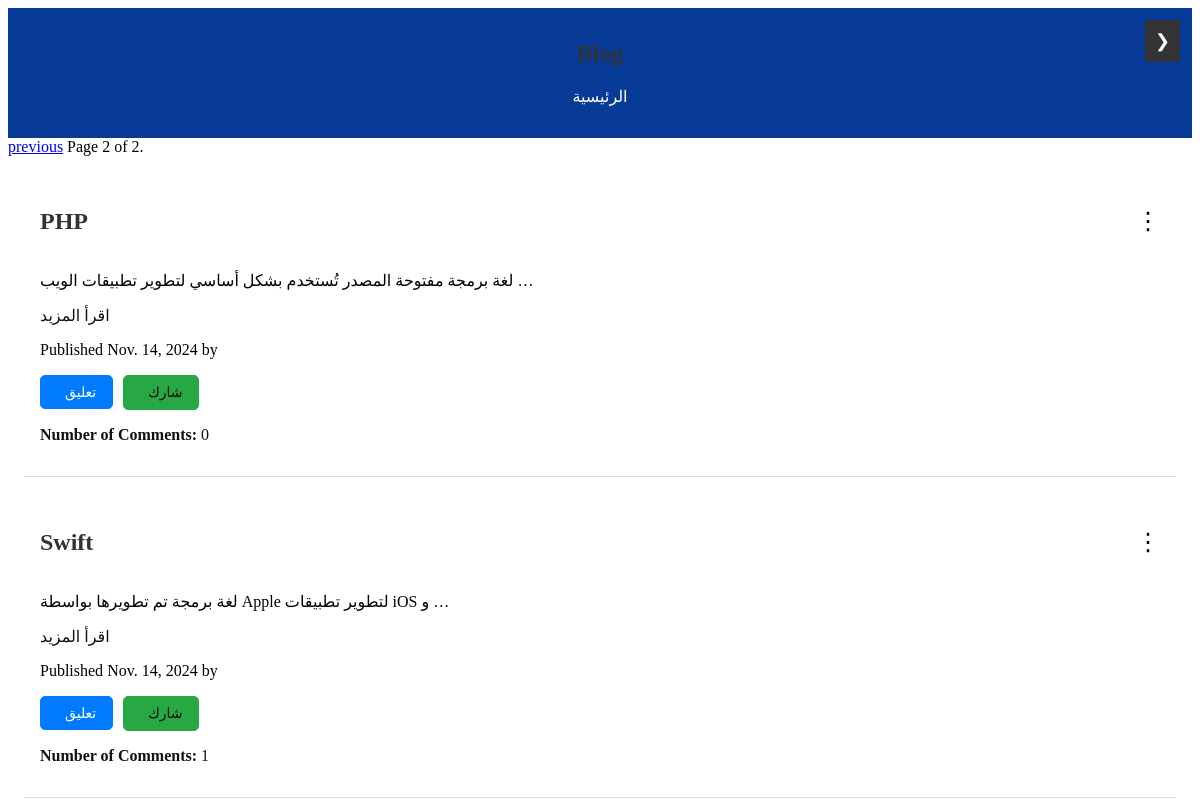
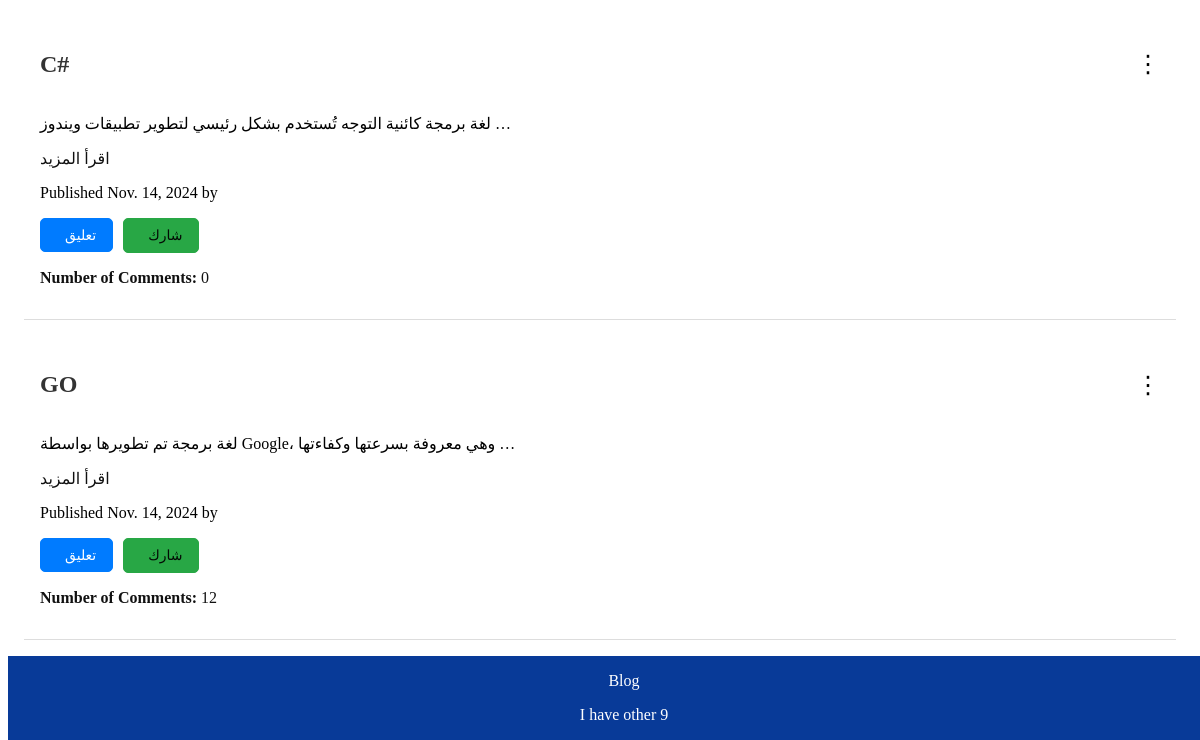
Before: /?page=2 with the older database file (2 pictures, top to bottom).
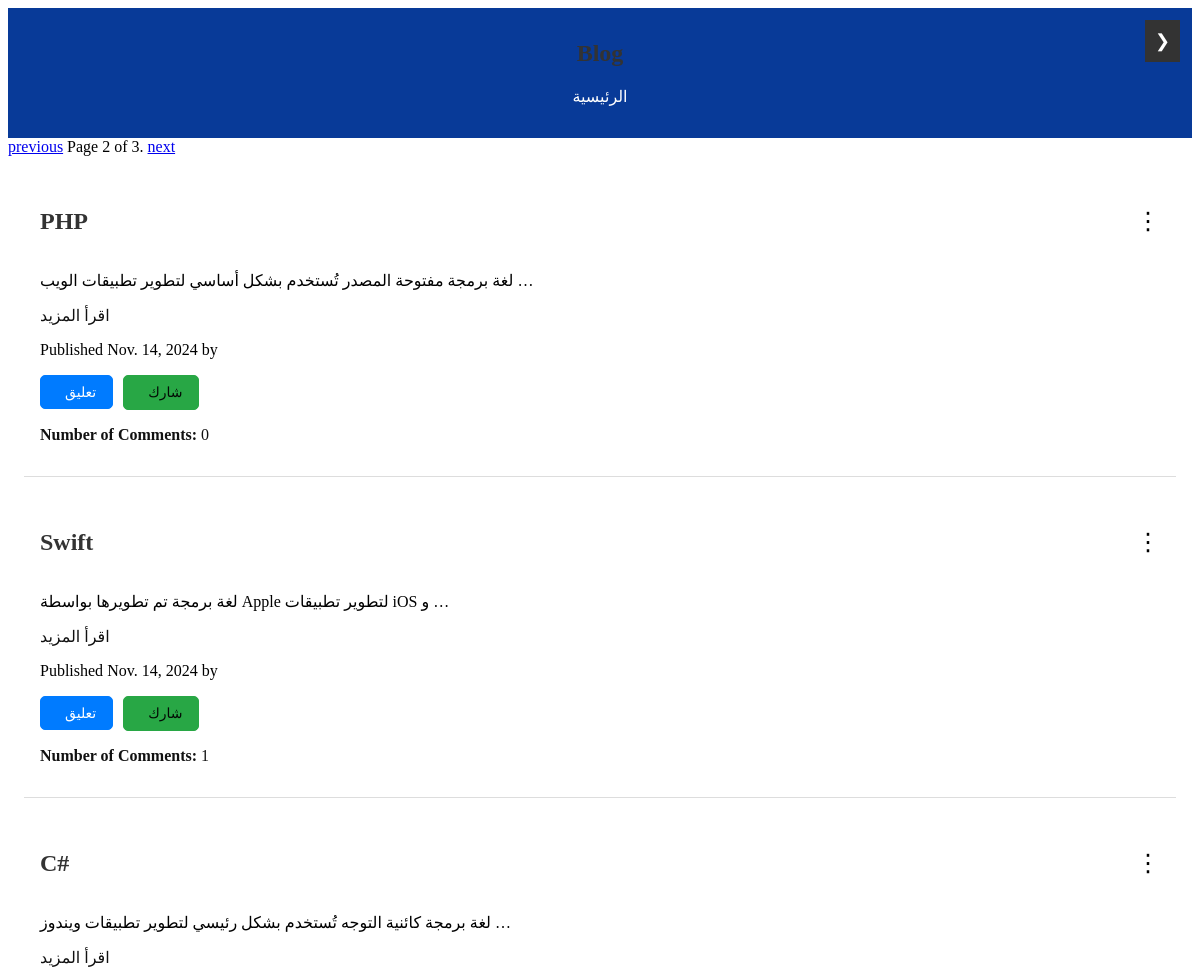
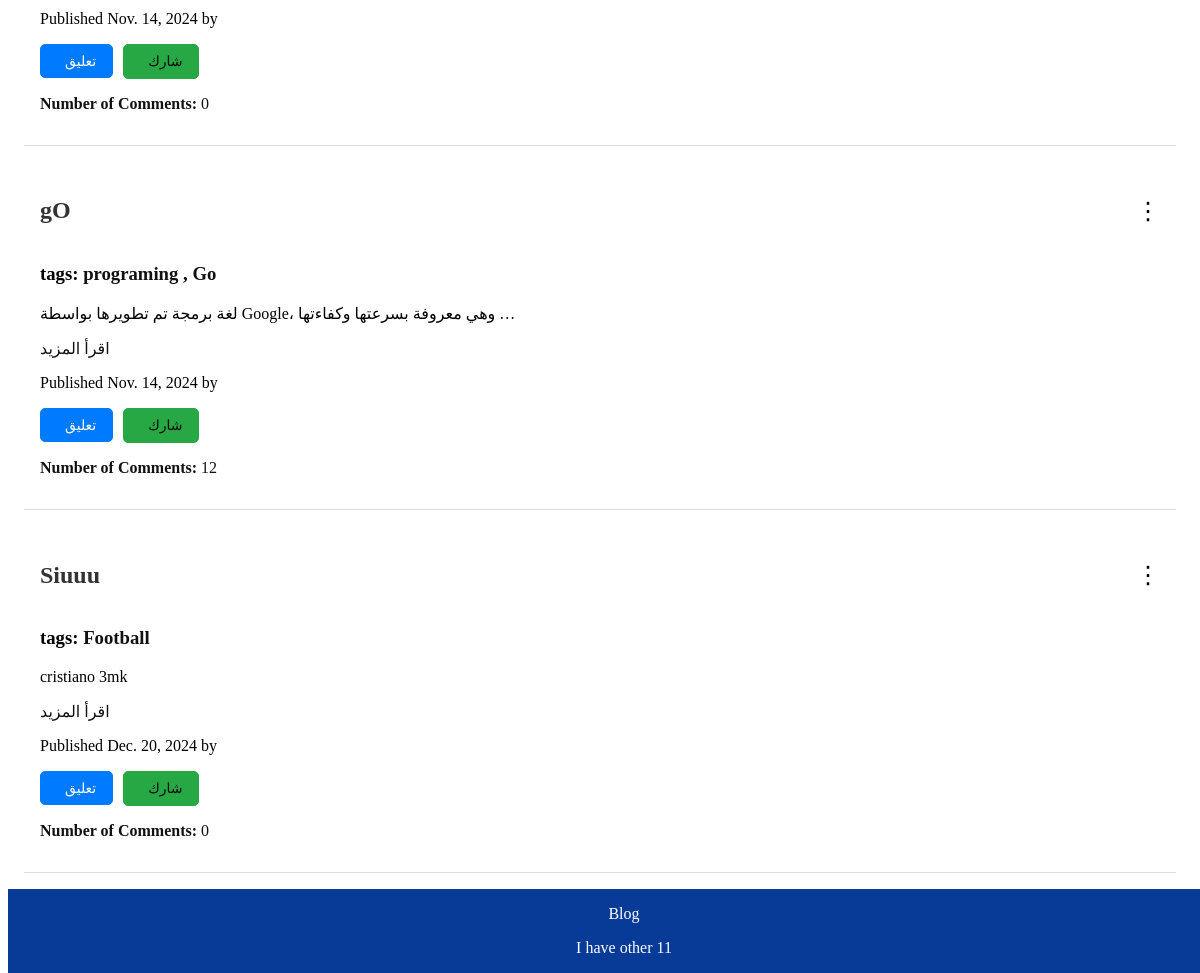
After: the same page with the newer database file (2 pictures, top to bottom).
### home/models.py (models this page shows, shortened)
class Post(models.Model):
    class Status(models.TextChoices):
        DRAFT = 'DF', 'Draft'
        PUBLISHED = 'PB', 'Published'
    title = models.CharField(max_length=200)
    auther = models.ForeignKey(User ,on_delete=models.CASCADE , related_name= 'blog_post',null=True , blank=True)
    slug = models.SlugField(max_length=200 , unique_for_date='publish',null=True , blank=True)
    body = models.TextField()
    publish = models.DateField(default=timezone.now)
    created = models.DateField(auto_now_add=True)
    updated = models.DateField(auto_now_add=True)
    status = models.CharField(max_length=2,choices=Status.choices,default=Status.DRAFT)
    tags = TaggableManager()
    class Meta:
        ordering = ['-publish']  #to order the posts from oldest to newest
        indexes =[
            models.Index(fields=['publish']),
        ]
    def get_absolute_url(self):
        return reverse("blog:details", args=[
        self.publish.year,
        self.publish.month,
        self.publish.day,
        self.slug,
        ])
    def get_delete_url(self):
        return reverse("blog:delete_post", args=[self.id])
    def get_update_url(self):
        return reverse("blog:update_post", args=[self.id])

### home/views.py (the view)
# urls.py: path('',views.posts_list , name='home'),
def posts_list(request, tag_slug=None):#بنستخدم الباجيناتور علشان نعمل حد للبوستات الي تظهرلك
    posts = Post.objects.annotate(num_comments=Count('comments')).order_by('created')
    tag = None
    if tag_slug:
        tag = get_object_or_404(Tag , slug= tag_slug)
        posts = posts.filter(tags__in=[tag])
    paginator = Paginator(posts, 5)  # استخدم posts بدلاً من posts_list
    page_num = request.GET.get('page', 1)  # الحصول على رقم الصفحة من الرابط أو تعيين الصفحة الأولى كافتراضي
    try:
        page_obj = paginator.page(page_num)  # استخدم paginator بدلاً من Paginator مباشرة
    except EmptyPage:
        page_obj = paginator.page(paginator.num_pages) #علشان ميجبلكش خطأ
    except PageNotAnInteger:#علشان او في حروف مكان الاي دي ميجيش غلط و هيجيبلك اول صفحه
        page_obj = paginator.page(1)
    return render(request, 'home.html', {'posts': page_obj , 'tag':tag})

### home/templatetags/blog_tags.py (called while the page is built)
@register.simple_tag
def total_posts():
    return Post.objects.count()

@register.inclusion_tag('parts/inclusion.html')
def show_latest_posts(count=5):
    latest_posts = Post.objects.order_by('-publish')[:count]
    return {'latest_posts': latest_posts}

@register.simple_tag
def get_most_commented_posts(count=5):
    return Post.objects.annotate(total_comments=Count('comments')).order_by('-total_comments')[:count]

### templates/home.html (shortened to what this page needs)
{% extends "base.html" %}
{% load blog_tags %}
{% block content %}
{% include "parts/pagination.html" with page=pages %}
<main class="main">
    {% for post in posts %}
        <article class="article">
            <div class="article-header">
                <h2>{{ post.title }}</h2>
                <div class="options-menu">
                    <span class="options-icon" onclick="toggleMenu(this)">⋮</span>
                </div>
            </div>
            {% if post.tags.exists %}
            <h3 class="tags">tags:
                {% for tag in post.tags.all %}
                    <a href="{% url "blog:posts_by_tag" tag.slug%}">
                    {{ tag.name }}
                    </a>
                    {% if not forloop.last %}, {% endif %}
                {% endfor %}
            </h3>
            {% endif %}
            <p>{{ post.body|truncatewords:10 }}</p>
            <a href="{{ post.get_absolute_url }}">اقرأ المزيد</a>
            <p class="date">Published {{ post.publish }} by {{ post.author }}</p>
            <div class="post-actions">
                <form action="{% url 'blog:comment_post' post.id %}"  method="POST">
                    <button type="submit" class="btn comment-btn">
                         تعليق
                    </button>
                </form>
                <a href="{% url "blog:share_post" post.id %}"  class="btn share-btn">
                     شارك
                </a>
            </div>
            <a href="{{ post.get_absolute_url }}"><p><strong>Number of Comments: </strong> {{ post.num_comments }}</p></a>
        </article>
    {% endfor %}
</main>
{% endblock %}

### templates/base.html (shortened to what this page needs)
{% load static %}
<!DOCTYPE html>
<html >
<head>
    <link rel="stylesheet" href="{% static 'style.css' %}">
</head>
<body>
    {% include "parts/nav.html" %}
    {% include "parts/header.html" %}
    <div class="container">
        {% block content %}
        {% endblock %}
    </div>
    {% include "parts/footer.html" %}
</body>
</html>

### templates/parts/nav.html (shortened to what this page needs)
{% load blog_tags %}
<button onclick="openSidebar()" class="open-button">❯</button>

### templates/parts/header.html
<header class="header">
    <h1>Blog</h1>
    <nav>
        <ul class="nav-list">
            <li><a href="/">الرئيسية</a></li>
        </ul>
    </nav>
</header>

### templates/parts/pagination.html
<div class="pagination">
    <span class="step-links">
        {% if posts.has_previous %}
            <a href="?page={{ posts.previous_page_number }}">previous</a>
        {% endif %}
        <span class="current">
            Page {{ posts.number }} of {{ posts.paginator.num_pages }}.
        </span>
        {% if posts.has_next %}
            <a href="?page={{ posts.next_page_number }}">next</a>
        {% endif %}
    </span>
</div>

### templates/parts/footer.html
{% load blog_tags %}
<footer class="footer">
    Blog </p>
I have other {% total_posts %}
</footer>

### static/style.css (style rules this page uses)
.header { background-color: #083a98; color: #fff; padding: 1rem; text-align: center; }
.nav-list { list-style: none; padding: 0; display: flex; justify-content: center; }
.nav-list li { margin: 0 1rem; }
.nav-list li a { color: #fff; text-decoration: none; }
.footer { background-color: #083a98; color: #fff; text-align: center; padding: 1rem; position: fixed; bottom: 0; width: 100%; }
.main { padding: 1rem; }
.article { border-bottom: 1px solid #ddd; padding: 1rem; margin-bottom: 1rem; }
.article h2 { color: #333; }
.article a { color: #000000ee; text-decoration: none; }
.open-button { position: fixed; top: 20px; right: 20px; font-size: 18px; background-color: #333; color: white; border: none; padding: 10px; cursor: pointer; }
.container { transition: margin-right 0.5s; }
h1 { font-size: 24px; text-align: center; margin-bottom: 20px; color: #333333; }
body::after { content: ""; display: block; height: 60px; }
.article-header { display: flex; justify-content: space-between; align-items: center; }
.options-menu { position: relative; display: inline-block; }
.options-icon { cursor: pointer; }
.options-icon { font-size: 24px; cursor: pointer; }
.post-actions { display: flex; gap: 10px; margin-top: 10px; }
.btn { display: inline-flex; align-items: center; padding: 8px 16px; font-size: 14px; border-radius: 5px; text-decoration: none; cursor: pointer; transition: background-color 0.3s ease; }
.comment-btn { background-color: #007bff; color: white; border: 1px solid #007bff; }
.share-btn { background-color: #28a745; color: white; border: 1px solid #28a745; }

Changed rows visible on the page:
changed Post "لغة برمجة تم تطويرها بواسطة Google، وهي معروفة بسرعتها وكفاءتها …": gains Tag (name "programing"); title "GO" → "gO"; now shows "tags:"
added Tag: name "Go", shown under Post "لغة برمجة تم تطويرها بواسطة Google، وهي معروفة بسرعتها وكفاءتها …"
added Post: title "Siuuu", body "cristiano 3mk", publish "Dec. 20, 2024", num_comments "0"
added Tag: name "Football", shown under "Siuuu"
Other visible differences:
{{ posts.paginator.num_pages }}: "2" → "3"
text no longer shown: "9"
text now shown: "next 11"
